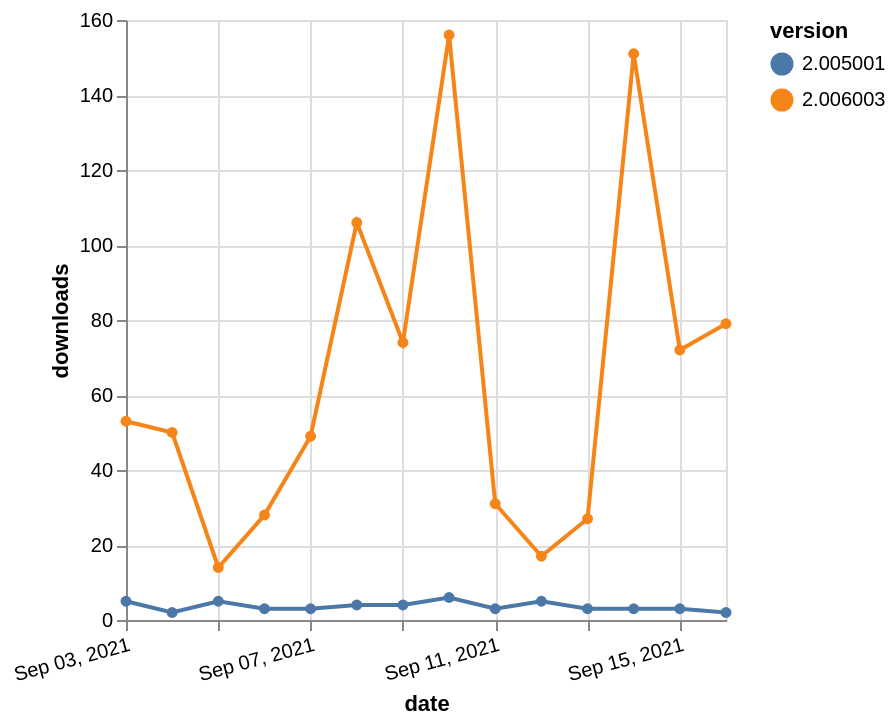

The Vega-Lite source for this figure:
### Vega-Lite specification from a JSON file in a GitHub repository (floating-point values rounded to 4 significant figures)
{"$schema": "https://vega.github.io/schema/vega-lite/v5.json", "description": "A simple bar chart with embedded data.", "data": {"values": [{"date": "2021-09-03", "total": 13729, "delta": 5, "version": "2.005001"}, {"date": "2021-09-04", "total": 13731, "delta": 2, "version": "2.005001"}, {"date": "2021-09-05", "total": 13736, "delta": 5, "version": "2.005001"}, {"date": "2021-09-06", "total": 13739, "delta": 3, "version": "2.005001"}, {"date": "2021-09-07", "total": 13742, "delta": 3, "version": "2.005001"}, {"date": "2021-09-08", "total": 13746, "delta": 4, "version": "2.005001"}, {"date": "2021-09-09", "total": 13750, "delta": 4, "version": "2.005001"}, {"date": "2021-09-10", "total": 13756, "delta": 6, "version": "2.005001"}, {"date": "2021-09-11", "total": 13759, "delta": 3, "version": "2.005001"}, {"date": "2021-09-12", "total": 13764, "delta": 5, "version": "2.005001"}, {"date": "2021-09-13", "total": 13767, "delta": 3, "version": "2.005001"}, {"date": "2021-09-14", "total": 13770, "delta": 3, "version": "2.005001"}, {"date": "2021-09-15", "total": 13773, "delta": 3, "version": "2.005001"}, {"date": "2021-09-16", "total": 13775, "delta": 2, "version": "2.005001"}, {"date": "2021-09-03", "total": 56093, "delta": 53, "version": "2.006003"}, {"date": "2021-09-04", "total": 56143, "delta": 50, "version": "2.006003"}, {"date": "2021-09-05", "total": 56157, "delta": 14, "version": "2.006003"}, {"date": "2021-09-06", "total": 56185, "delta": 28, "version": "2.006003"}, {"date": "2021-09-07", "total": 56234, "delta": 49, "version": "2.006003"}, {"date": "2021-09-08", "total": 56340, "delta": 106, "version": "2.006003"}, {"date": "2021-09-09", "total": 56414, "delta": 74, "version": "2.006003"}, {"date": "2021-09-10", "total": 56570, "delta": 156, "version": "2.006003"}, {"date": "2021-09-11", "total": 56601, "delta": 31, "version": "2.006003"}, {"date": "2021-09-12", "total": 56618, "delta": 17, "version": "2.006003"}, {"date": "2021-09-13", "total": 56645, "delta": 27, "version": "2.006003"}, {"date": "2021-09-14", "total": 56796, "delta": 151, "version": "2.006003"}, {"date": "2021-09-15", "total": 56868, "delta": 72, "version": "2.006003"}, {"date": "2021-09-16", "total": 56947, "delta": 79, "version": "2.006003"}]}, "width": "container", "mark": {"type": "line", "point": {"filled": true}}, "encoding": {"x": {"field": "date", "type": "temporal", "timeUnit": "yearmonthdate", "title": "date", "axis": {"labelAngle": -15}}, "y": {"field": "delta", "type": "quantitative", "title": "downloads"}, "color": {"field": "version", "type": "nominal"}, "tooltip": {"field": "delta"}}}
